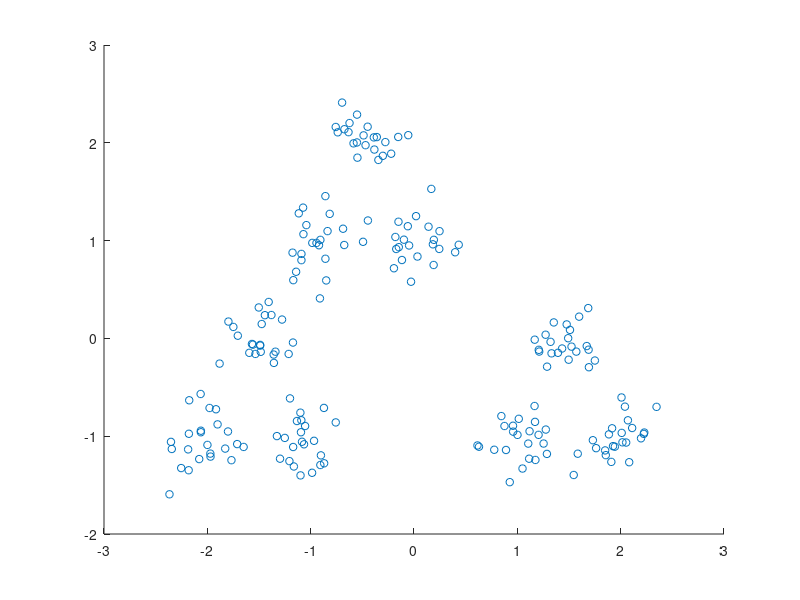

The MATLAB script that drew this image:
function  [X]=createdataa3()
MU1=[1 -1]; MU2=[-1.5 0];MU3=[0 1]; MU4=[-1 1]; 
MU5=[2 -1]; MU6=[-2 -1];MU7=[-0.5 2]; MU8=[-1 -1];MU9=[1.5 0];
SIGMA1=[.2^2 0;0 .2^2];
a=mvnrnd(MU1,SIGMA1,23);b=mvnrnd(MU2,SIGMA1,23);
c=mvnrnd(MU3,SIGMA1,22);d=mvnrnd(MU4,SIGMA1,22);
e=mvnrnd(MU5,SIGMA1,22);f=mvnrnd(MU6,SIGMA1,22);
g=mvnrnd(MU7,SIGMA1,22);h=mvnrnd(MU8,SIGMA1,22);
i=mvnrnd(MU9,SIGMA1,22);
a(:,3)=1;
b(:,3)=2;
c(:,3)=3;
d(:,3)=4;
e(:,3)=5;
f(:,3)=6;
g(:,3)=7;
h(:,3)=8;
i(:,3)=9;
X=vertcat(a,b,c,d,e,f,g,h,i);
 scatter(X(:,1),X(:,2),30,'b*');
end